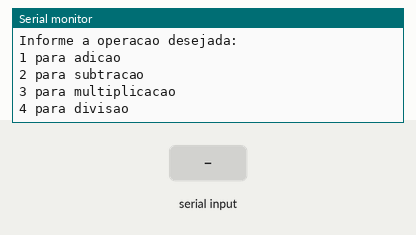
This sketch was run on a simulated Arduino Uno, built with avr-gcc and run on an emulated ATmega328P. Parts: the last lines printed to the serial monitor. Inputs (shaded band) come from the test bench.

Above: at 1.2 s.
1.3 s: "90,45\n" received over Serial
At 2.4 s:
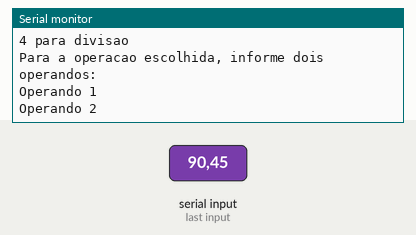
2.8 s: byte 1 (1) received over Serial
At 3.3 s:
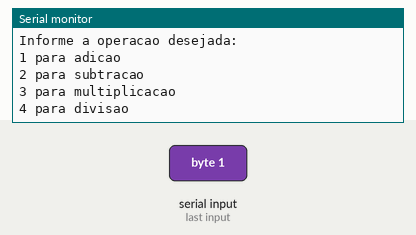

The sketch:

Arq8_Exe1.ino
```cpp
//Gabarito Exe 1 do Arq 8

int opcao,op1,op1c,op1d,op1u,op2,op2c,op2d,op2u;
float r;

void setup() {
  Serial.begin(9600);
}

void loop() {
  Serial.println("Informe a operacao desejada:");
  Serial.println("1 para adicao");
  Serial.println("2 para subtracao");
  Serial.println("3 para multiplicacao");
  Serial.println("4 para divisao");
  while(Serial.available()==0);
  opcao=Serial.read();
  opcao = opcao - 48;

  Serial.println("Para a operacao escolhida, informe dois operandos: ");
  Serial.println("Operando 1");
  while(Serial.available()==0);
  op1c=Serial.read();
  op1c = op1c - 48;
  while(Serial.available()==0);
  op1d=Serial.read();
  op1d = op1d - 48;
  while(Serial.available()==0);
  op1u=Serial.read();
  op1u = op1u - 48;

  op1 = op1c*100+op1d*10+op1u;

  Serial.println("Operando 2");
  while(Serial.available()==0);
  op2c=Serial.read();
  op2c = op2c - 48;
  while(Serial.available()==0);
  op2d=Serial.read();
  op2d = op2d - 48;
  while(Serial.available()==0);
  op2u=Serial.read();
  op2u = op2u - 48;

  op2 = op2c*100+op2d*10+op2u;

  switch(opcao){
    case 1:
      r = op1 + op2;
    break;
    case 2:
      r = op1 - op2;
    break;
    case 3:
      r = op1 * op2;
    break;
    case 4:
      r = op1 / op2;
    break;
    default:
      Serial.println("Entrada invalida!");
  }

  Serial.println("Resultado: ");
  Serial.println(r);

}
```

Measured:
- after the input at 1.3 s, the serial monitor: prints a new line at once (image 1)
- after the input at 2.8 s, the serial monitor: prints a new line at once (image 2)
